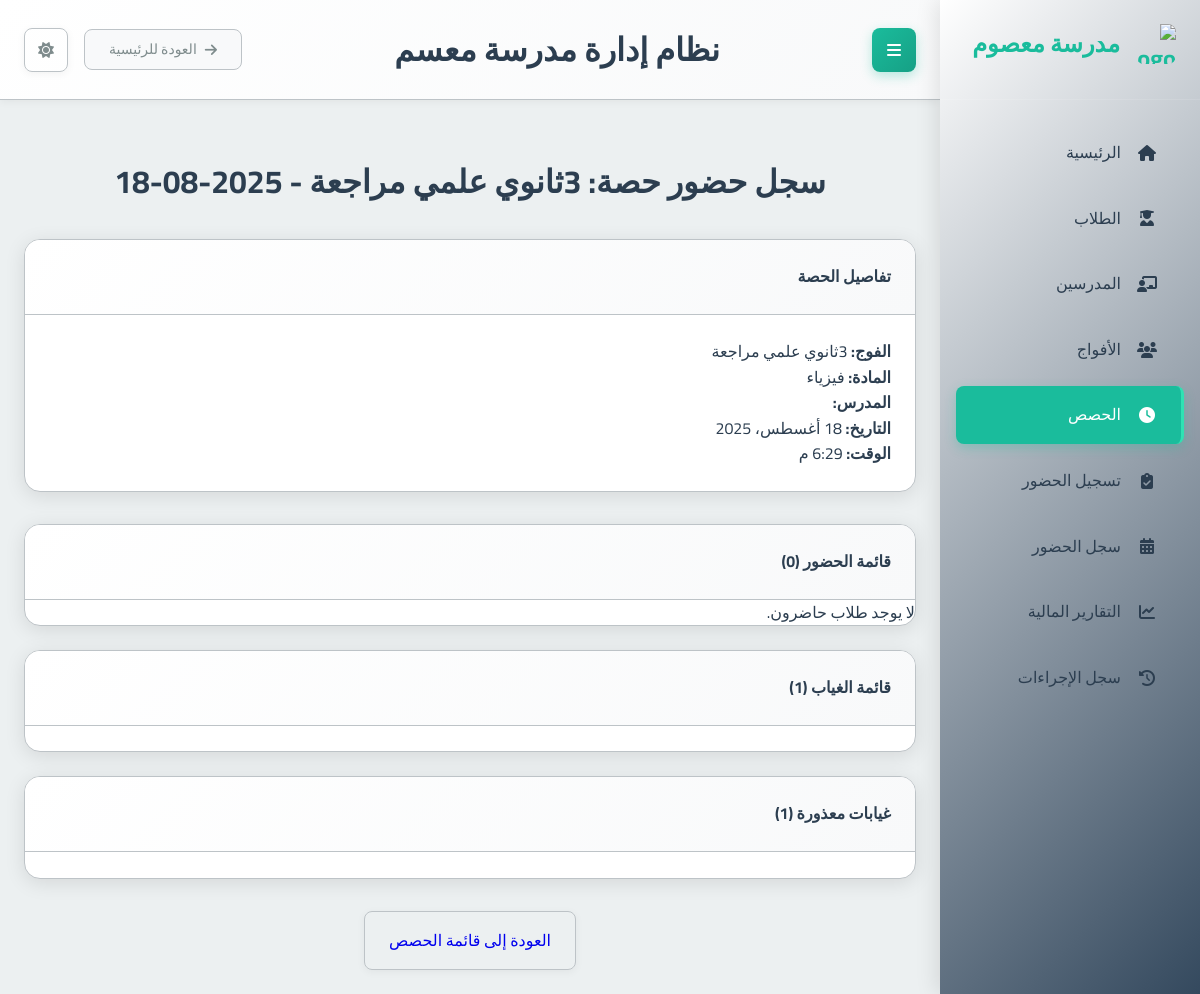
Screenshot of /sessions/1/attendance_detail/ with the database file from the repository.
### school_app/models.py (models this page shows, shortened)
class Session(models.Model):
    group = models.ForeignKey(Group, on_delete=models.CASCADE, related_name='sessions', verbose_name="الفوج")
    date = models.DateField(verbose_name="التاريخ")
    start_time = models.TimeField(verbose_name="وقت البدء")
    duration = models.DecimalField(max_digits=4, decimal_places=2, verbose_name="المدة (ساعات)")
    teacher_attended = models.BooleanField(default=True, verbose_name="حضور المدرس")
    teacher_compensated = models.BooleanField(default=False, verbose_name="تم تعويض المدرس") # New field
    created_at = models.DateTimeField(auto_now_add=True, verbose_name="تاريخ الإنشاء")
    class Meta:
        verbose_name = "حصة"
        verbose_name_plural = "الحصص"

class Group(models.Model):
    name = models.CharField(max_length=100, verbose_name="اسم الفوج")
    subject = models.ForeignKey(Subject, on_delete=models.PROTECT, verbose_name="المادة")
    teacher = models.ForeignKey(Teacher, on_delete=models.CASCADE, verbose_name="المدرس")
    academic_levels = models.ManyToManyField(AcademicLevel, verbose_name="المستويات الدراسية المتوافقة")
    price_per_4_sessions = models.DecimalField(max_digits=10, decimal_places=2, verbose_name="السعر لكل 4 حصص")
    session_day = models.IntegerField(choices=[
        (0, 'الاثنين'),
        (1, 'الثلاثاء'),
        (2, 'الأربعاء'),
        (3, 'الخميس'),
        (4, 'الجمعة'),
        (5, 'السبت'),
        (6, 'الأحد')
    ], verbose_name="يوم الحصة")
    session_start_time = models.TimeField(verbose_name="وقت بداية الحصة")
    session_duration = models.DecimalField(max_digits=4, decimal_places=2, default=1.5, verbose_name="مدة الحصة (ساعات)")
    students = models.ManyToManyField(Student, through='StudentGroup', blank=True, verbose_name="الطلاب المسجلون")
    created_at = models.DateTimeField(auto_now_add=True, verbose_name="تاريخ الإنشاء")
    is_continuous = models.BooleanField(default=False, verbose_name="فوج مستمر (تُنشأ الحصص أسبوعياً تلقائياً)")
    created_sessions_until = models.DateField(null=True, blank=True, verbose_name="تم إنشاء الحصص حتى تاريخ")
    class Meta:
        verbose_name = "فوج"
        verbose_name_plural = "الأفواج"

class Subject(models.Model):
    name = models.CharField(max_length=100, verbose_name="اسم المادة")
    class Meta:
        verbose_name = "مادة دراسية"
        verbose_name_plural = "المواد الدراسية"

### school_app/views.py (the view)
# urls.py: path('sessions/<int:session_id>/attendance_detail/', views.session_attendance_detail, name='session_attendance_detail'),
def session_attendance_detail(request, session_id):
    session = get_object_or_404(Session, id=session_id)
    present_students = Student.objects.filter(attendance__session=session, attendance__present=True)
    absent_students = Student.objects.filter(attendance__session=session, attendance__present=False, attendance__excused_absence=False)
    excused_students = Student.objects.filter(attendance__session=session, attendance__excused_absence=True)
    group_students = session.group.students.all()
    students_with_attendance = present_students | absent_students | excused_students
    students_without_attendance = group_students.exclude(id__in=students_with_attendance.values('id'))
    context = {
        'session': session,
        'present_students': present_students,
        'absent_students': absent_students | students_without_attendance,
        'excused_students': excused_students,
        'page_title': f"سجل حضور حصة: {session.group.name} - {session.date.strftime('%Y-%m-%d')}"
    }
    return render(request, 'school_app/session_attendance_detail.html', context)

### templates/school_app/session_attendance_detail.html
{% extends 'base.html' %}
{% block content %}
<div class="container mt-4">
    <h1 class="text-center mb-4">{{ page_title }}</h1>
    <div class="card mb-4">
        <div class="card-header">
            <h4>تفاصيل الحصة</h4>
        </div>
        <div class="card-body">
            <p><strong>الفوج:</strong> {{ session.group.name }}</p>
            <p><strong>المادة:</strong> {{ session.group.subject.name }}</p>
            <p><strong>المدرس:</strong> {{ session.group.teacher.first_name }} {{ session.group.teacher.last_name }}</p>
            <p><strong>التاريخ:</strong> {{ session.date }}</p>
            <p><strong>الوقت:</strong> {{ session.start_time }}</p>
        </div>
    </div>
    <div class="row">
        <div class="col-md-4">
            <div class="card">
                <div class="card-header bg-success text-white">
                    <h4>قائمة الحضور ({{ present_students.count }})</h4>
                </div>
                <ul class="list-group list-group-flush">
                    {% for student in present_students %}
                        <li class="list-group-item">{{ student.first_name }} {{ student.last_name }}</li>
                    {% empty %}
                        <li class="list-group-item">لا يوجد طلاب حاضرون.</li>
                    {% endfor %}
                </ul>
            </div>
        </div>
        <div class="col-md-4">
            <div class="card">
                <div class="card-header bg-danger text-white">
                    <h4>قائمة الغياب ({{ absent_students.count }})</h4>
                </div>
                <ul class="list-group list-group-flush">
                    {% for student in absent_students %}
                        <li class="list-group-item">{{ student.first_name }} {{ student.last_name }}</li>
                    {% empty %}
                        <li class="list-group-item">لا يوجد طلاب غائبون.</li>
                    {% endfor %}
                </ul>
            </div>
        </div>
        <div class="col-md-4">
            <div class="card">
                <div class="card-header bg-warning text-dark">
                    <h4>غيابات معذورة ({{ excused_students.count }})</h4>
                </div>
                <ul class="list-group list-group-flush">
                    {% for student in excused_students %}
                        <li class="list-group-item">{{ student.first_name }} {{ student.last_name }}</li>
                    {% empty %}
                        <li class="list-group-item">لا توجد غيابات معذورة.</li>
                    {% endfor %}
                </ul>
            </div>
        </div>
    </div>
    <div class="text-center mt-4">
        <a href="{% url 'session_list' %}" class="btn btn-secondary">العودة إلى قائمة الحصص</a>
    </div>
</div>
{% endblock %}

### static/css/main.css (style rules this page uses)
:root { --primary-color: #2c3e50; --primary-light: #34495e; --primary-darker: #1a252f; --accent-color: #1abc9c; --accent-light: #2fe2b3; --accent-dark: #16a085; --text-color: #2c3e50; --text-secondary: #7f8c8d; --text-on-primary: #ffffff; --text-on-accent: #ffffff; --text-nav: #2c3e50; --background-color: #ecf0f1; --card-background: #ffffff; --input-background: #ffffff; --border-color: #bdc3c7; --input-border-color: #bdc3c7; --success-color: #2ecc71; --warning-color: #f39c12; --error-color: #e74c3c; --info-color: #1E90FF; --table-header-background: #e9ecef; --table-row-hover-background: #f8f9fa; --box-shadow-color: rgba(0, 0, 0, 0.1); --box-shadow-color-hover: rgba(0, 0, 0, 0.15); --box-shadow-soft-color: rgba(0, 0, 0, 0.05); --subtle-background: #f8f9fa; --spacing-xs: 8px; --spacing-sm: 16px; --spacing-md: 24px; --spacing-lg: 32px; --spacing-xl: 48px; --font-family: 'Cairo', sans-serif; --font-size-xs: 12px; --font-size-sm: 14px; --font-size-md: 16px; --font-size-lg: 20px; --font-size-xl: 24px; --font-size-xxl: 32px; --border-radius-sm: 4px; --border-radius-md: 8px; --border-radius-lg: 16px; --transition-fast: 0.2s ease; --transition-normal: 0.3s ease; --transition-slow: 0.5s ease; --sidebar-width: 260px; }
* { margin: 0; padding: 0; box-sizing: border-box; direction: rtl; }
html { direction: rtl; font-size: 16px; }
body { font-family: var(--font-family); background-color: var(--background-color); color: var(--text-color); line-height: 1.6; transition: background-color var(--transition-normal), color var(--transition-normal); overflow-x: hidden; }
.btn-secondary { border: 1px solid var(--input-border-color) !important; margin: 0 15px; }
.card { background-color: var(--card-background); border-radius: var(--border-radius-lg); box-shadow: 0 4px 20px var(--box-shadow-color); margin-bottom: var(--spacing-md); overflow: hidden; transition: all var(--transition-normal); border: 1px solid var(--border-color); }
.card-header { padding: var(--spacing-md); border-bottom: 1px solid var(--border-color); background: linear-gradient(135deg, var(--card-background) 0%, var(--subtle-background) 100%); }
.card-body { padding: var(--spacing-md); color: var(--text-color); }
.btn { font-family: var(--font-family); padding: var(--spacing-sm) var(--spacing-md); border: none; border-radius: var(--border-radius-md); cursor: pointer; font-size: var(--font-size-md); font-weight: 500; text-decoration: none; display: inline-flex; align-items: center; gap: var(--spacing-xs); transition: all var(--transition-fast); box-shadow: 0 2px 8px var(--box-shadow-soft-color); }
.text-center { text-align: center !important; }
.mb-4 { margin-bottom: var(--spacing-lg); }
.mt-4 { margin-top: var(--spacing-lg); }

### rows the page displays
Session: group.name "3ثانوي علمي مراجعة", group.subject.name "فيزياء", date "18 أغسطس، 2025", start_time "6:29 م"

### other values shown
{{ page_title }} "سجل حضور حصة: 3ثانوي علمي مراجعة - 2025-08-18"
{{ present_students.count }} "0"
{{ absent_students.count }} "1"
{{ excused_students.count }} "1"
